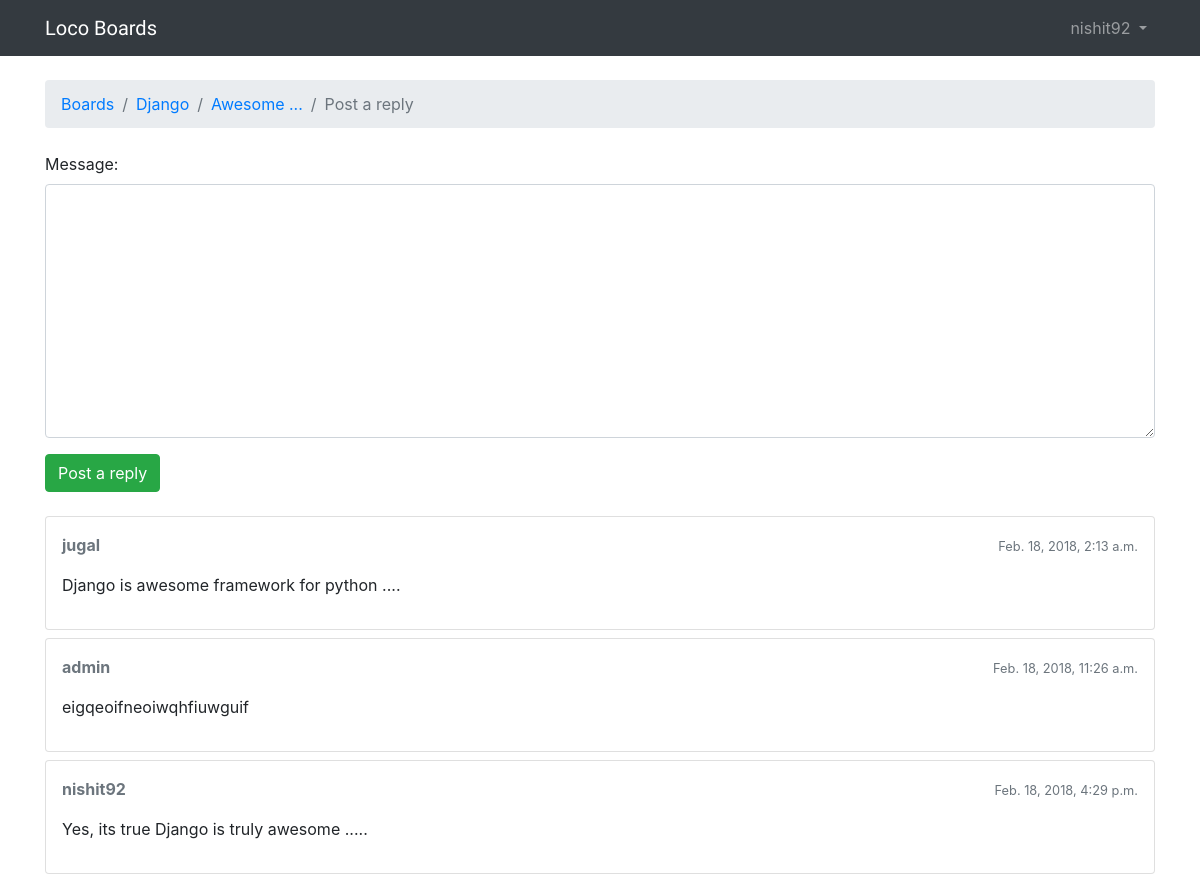
The page /boards/1/topics/111/reply/ (signed in) on the database its author committed.
### boards/models.py (models this page shows, shortened)
class Topic(models.Model):
    subject = models.CharField(max_length=300)
    last_updated = models.DateTimeField(auto_now_add=True)
    board = models.ForeignKey(Board, on_delete=models.CASCADE, related_name='topics')
    starter = models.ForeignKey(User, on_delete=models.CASCADE, related_name='topics')
    views = models.PositiveIntegerField(default=0)

class Board(models.Model):
    name = models.CharField(max_length=30, unique=True)
    description = models.CharField(max_length=100)

class Post(models.Model):
    message = models.TextField(max_length=4000)
    topic = models.ForeignKey(Topic,on_delete=models.CASCADE, related_name='posts')
    created_at = models.DateTimeField(auto_now_add=True)
    updated_at = models.DateTimeField(auto_now_add=True)
    created_by = models.ForeignKey(User, on_delete=models.CASCADE, related_name='posts')
    updated_by = models.ForeignKey(User, on_delete=models.CASCADE, null=True, related_name='+')
    def get_message_as_markdown(self):
        return mark_safe(markdown(self.message, safe_mode='escape'))

### boards/views.py (the view)
# urls.py: url(r'^boards/(?P<pk>\d+)/topics/(?P<topic_pk>\d+)/reply/$', views.reply_topic, name='reply_topic'),
@login_required
def reply_topic(request, pk, topic_pk):
    topic = get_object_or_404(Topic, board__pk=pk, pk=topic_pk)
    if request.method == 'POST':
        form = PostForm(request.POST)
        if form.is_valid():
            post = form.save(commit=False)
            post.topic = topic
            post.created_by = request.user
            post.save()
            topic.last_updated = timezone.now()
            topic.save()
            return redirect('topic_posts', pk=pk, topic_pk=topic_pk)
    else:
        form = PostForm()
    return render(request, 'reply_topic.html', {'topic': topic, 'form': form})

### boards/forms.py
class PostForm(forms.ModelForm):
    class Meta:
        model = Post
        fields = ['message', ]

### templates/reply_topic.html (shortened to what this page needs)
{% extends 'base.html' %}
{% load static %}
{% block breadcrumb %}
  <li class="breadcrumb-item"><a href="{% url 'home' %}">Boards</a></li>
  <li class="breadcrumb-item"><a href="{% url 'board_topics' topic.board.pk %}">{{ topic.board.name }}</a></li>
  <li class="breadcrumb-item"><a href="{% url 'topic_posts' topic.board.pk topic.pk %}">{{ topic.subject }}</a></li>
  <li class="breadcrumb-item active">Post a reply</li>
{% endblock %}
{% block content %}
  <form method="post" class="mb-4">
    {% include 'includes/form.html' %}
    <button type="submit" class="btn btn-success">Post a reply</button>
  </form>
  {% for post in topic.posts.all %}
    <div class="card mb-2">
      <div class="card-body p-3">
        <div class="row mb-3">
          <div class="col-6">
            <strong class="text-muted">{{ post.created_by.username }}</strong>
          </div>
          <div class="col-6 text-right">
            <small class="text-muted">{{ post.created_at }}</small>
          </div>
        </div>
        {{ post.get_message_as_markdown }}
      </div>
    </div>
  {% endfor %}
{% endblock %}

### templates/base.html (shortened to what this page needs)
{% load static %}<!DOCTYPE html>
<html lang="en">
<head>
    <link rel="stylesheet" href="{% static 'css/bootstrap.min.css' %}">
    <link rel="stylesheet" href="{% static 'css/app.css' %}">
</head>
<body>
    {% block body %}
    <nav class="navbar navbar-expand-sm navbar-dark bg-dark">
        <div class="container">
            <a class="navbar-brand" href="{% url 'home' %}">Loco Boards</a>
            <div class="collapse navbar-collapse" id="mainMenu">
                {% if user.is_authenticated %}
                <ul class="navbar-nav ml-auto">
                    <li class="nav-item dropdown">
                        <a class="nav-link dropdown-toggle" href="#" id="userMenu" data-toggle="dropdown" aria-haspopup="true" aria-expanded="false">
                            {{ user.username }}
                        </a>
                    </li>
                </ul>
                {% else %}
                <form class="form-inline ml-auto">
                    <a href="{% url 'login' %}" class="btn btn-outline-secondary">Log in</a>
                    <a href="{% url 'signup' %}" class="btn btn-primary ml-2">Sign up</a>
                </form>
                {% endif %}
            </div>
        </div>
    </nav>
    <div class="container">
        <ol class="breadcrumb my-4">
            {% block breadcrumb %}
            {% endblock %}
        </ol>
        {% block content %}
        {% endblock %}
    </div>
    {% endblock body %}
</body>
</html>

### static/css/app.css (style rules this page uses)
.navbar-brand { font-family: 'Fontdiner Swanky', cursive; }

### rows shown on the page
Topic: board.name "Django", subject "Awesome ..."
Post: created_by.username "jugal", created_at "Feb. 18, 2018, 2:13 a.m.", get_message_as_markdown "Django is awesome framework for python ...."
Post: created_by.username "admin", created_at "Feb. 18, 2018, 11:26 a.m.", get_message_as_markdown "eigqeoifneoiwqhfiuwguif"
Post: created_by.username "nishit92", created_at "Feb. 18, 2018, 4:29 p.m.", get_message_as_markdown "Yes, its true Django is truly awesome ....."

### other values the page prints
{{ user.username }} "nishit92"
{{ field.label_tag }} "Message:"
